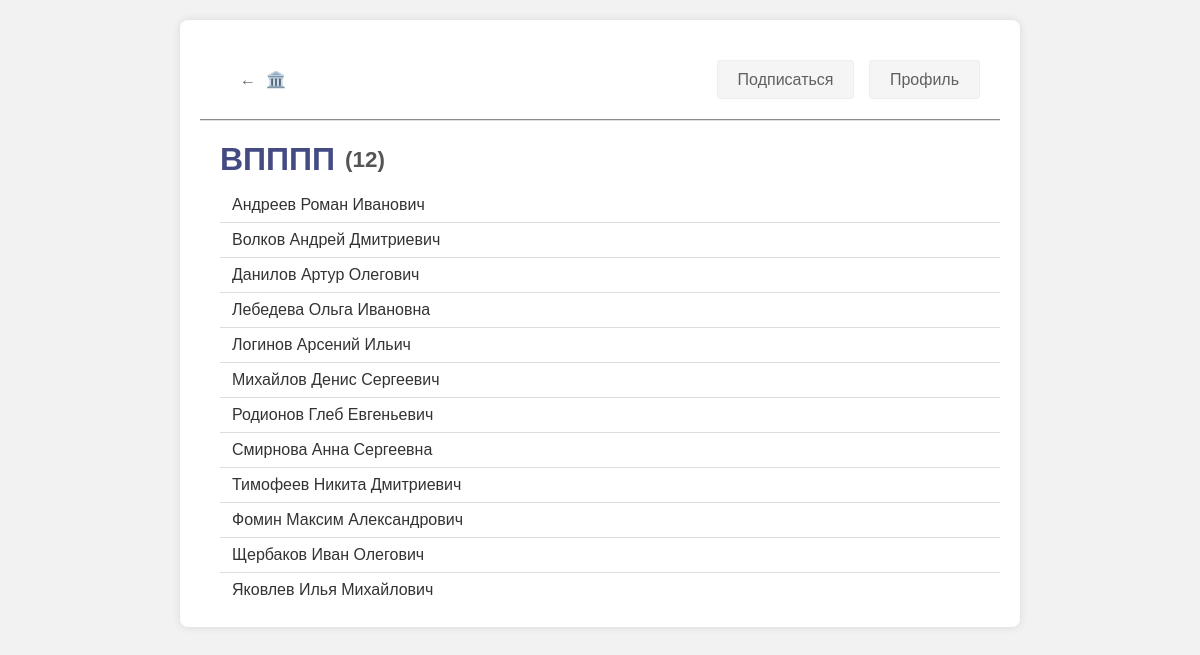
The app's page /view_group.php?gp=3 (signed in) with its own data.
### tables this page shows
CREATE TABLE `groups` (
  `group_id` int NOT NULL,
  `group_name` text NOT NULL
);

CREATE TABLE `students` (
  `stud_id` int NOT NULL,
  `gp` int DEFAULT NULL,
  `name` varchar(255) DEFAULT NULL,
  `surname` varchar(255) DEFAULT NULL,
  `patronymic` varchar(255) DEFAULT NULL
);

### web/view_group.php (the view, shortened to what this page needs)
<!DOCTYPE html>
<html lang="en">
<head>
    <link rel="stylesheet" href="styles/view_group.css">
</head>
<body>
<?php
$host = 'MySQL-8.2';
$user = 'root';
$pass = '';
$db = 'site';
$connect = mysqli_connect($host, $user, $pass, $db);
?>
<div class="container">
    <div class="header">
        <div class="header-left">
            <a href="index.php" class="home-button"><div>←</div><div class="symbol">🏛️</div></a>
        </div>
        <div class="info">
            <a href="https://vk.com/donstu?from=groups" class="subscribe-button">Подписаться</a>
            <a href="profile.php" class="profile-button">Профиль</a>
        </div>
    </div>
    <?php
    $gp = $_SESSION['gp'];
    $gp_query = mysqli_query($connect, "SELECT * FROM `groups` WHERE `group_id` = '$gp'");
    $gp_data = mysqli_fetch_assoc($gp_query);
    ?>
    <div class="group-title-and-count">
        <?php
        $students_query = mysqli_query($connect, "SELECT COUNT(*) AS student_count FROM `students` WHERE `gp` = '$gp'");
        $students_data = mysqli_fetch_assoc($students_query);
        $student_count = $students_data['student_count'];
        ?>
        <h1>
            <?php echo htmlspecialchars($gp_data['group_name']); ?>
            <span class="student-count">(<?php echo $student_count; ?>)</span>
        </h1>
    </div>
    <div class="group-details">
        <ul class="student-list">
            <?php
            $students_query = mysqli_query($connect, "SELECT * FROM `students` WHERE `gp` = '$gp' ORDER BY `surname` ASC, `name` ASC, `patronymic` ASC");
            while ($student = mysqli_fetch_assoc($students_query)) {
                $surname = isset($student['surname']) ? htmlspecialchars($student['surname']) : '';
                $name = isset($student['name']) ? htmlspecialchars($student['name']) : '';
                $patronymic = isset($student['patronymic']) ? htmlspecialchars($student['patronymic']) : '';
                echo "<li class='student-item'>";
                echo "<span class='student-name'>" . $surname . ' ' . $name . ' ' . $patronymic . "</span>";
                echo "</li>";
            }
            ?>
        </ul>
    </div>
</div>
</body>
</html>

### web/styles/view_group.css (style rules this page uses)
body { font-family: 'Arial', sans-serif; background-color: #f2f2f2; color: #333; margin: 0; padding: 0; }
.container { max-width: 800px; margin: 20px auto; padding: 20px; background-color: #ffffff; border-radius: 8px; box-shadow: 0 0 10px rgba(0, 0, 0, 0.1); }
.header { border-width: 0; border-bottom-width: 2px; border-bottom-style:groove; border-bottom-color: rgb(223, 223, 223); color: #ffffff; padding: 20px 20px; margin-bottom: 20px; display: flex; justify-content: space-between; align-items: center; }
.header-left, .header-right { display: flex; align-items: center; }
.header-left a { display: flex; flex-direction: row; align-items: baseline; padding: 10px 20px; }
.symbol { margin-left: 10px; }
.header a { text-decoration: none; color: #606060; }
.home-button { padding: 12px 18px; border: none; border-radius: 4px; cursor: pointer; font-size: 16px; font-weight: 550; text-decoration: none; display: inline-block; }
.subscribe-button { border-width: 1px; border-style: ridge; border-radius: 4px; cursor: pointer; font-size: 1em; padding: 10px 20px; background-color: whitesmoke; margin-right: 10px; transition: background-color 1s ease; }
.profile-button { border-width: 1px; border-style: ridge; border-radius: 4px; cursor: pointer; font-size: 1em; padding: 10px 20px; background-color: whitesmoke; transition: background-color 1s ease; }
.group-details { margin-left: 20px; }
h1 { color: #444a82; margin-top: 0; margin-bottom: 10px; display: flex; align-items: center; }
.student-list { list-style-type: none; padding: 0; margin: 0; }
.student-item { padding: 8px 12px; border-bottom: 1px solid #ddd; display: flex; justify-content: space-between; align-items: center; }
.student-item:last-child { border-bottom: none; }
.student-name { display: block; color: #333; }
.student-count { font-size: 0.7em; color: #555; margin-left: 10px; }
.group-title-and-count { margin-left: 20px; }

### records on screen
groups: group_name "ВПППП"
students: surname "Андреев", name "Роман", patronymic "Иванович"
students: surname "Волков", name "Андрей", patronymic "Дмитриевич"
students: surname "Данилов", name "Артур", patronymic "Олегович"
students: surname "Лебедева", name "Ольга", patronymic "Ивановна"
students: surname "Логинов", name "Арсений", patronymic "Ильич"
students: surname "Михайлов", name "Денис", patronymic "Сергеевич"
students: surname "Родионов", name "Глеб", patronymic "Евгеньевич"
students: surname "Смирнова", name "Анна", patronymic "Сергеевна"
students: surname "Тимофеев", name "Никита", patronymic "Дмитриевич"
students: surname "Фомин", name "Максим", patronymic "Александрович"
students: surname "Щербаков", name "Иван", patronymic "Олегович"
students: surname "Яковлев", name "Илья", patronymic "Михайлович"

### other values on screen
$student_count "12"
